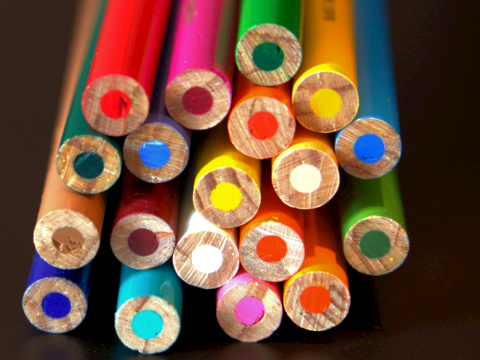
#> input picture images/pencil2_RGB.png, 480 x 360 px
$ jupyter execute 06a_colour_processing.ipynb
#> lines starting #> are read from the running program, lines starting #| are printed output that depends on the picture
## 06 - Colour Images
### Part 1 - Processing images in different colour spaces

Colour in images can be codified using different models. The most often used is the additive RGB model, in which each pixel is codified by 3 bytes, each corresponding to the amount of Red, Green and Blue light that contributes to that specific pixel.

[cell 1]
import numpy as np
import matplotlib.pyplot as plt
import matplotlib as mpl
import imageio

from scipy import ndimage

[cell 2]
img = imageio.imread("images/pencil2_RGB.png")
#> img is the input picture: shape (360, 480, 3); mean R, G, B 111.3, 77, 56.9
plt.imshow(img)

[cell 3]
# showing each channel separately
plt.figure(figsize=(15,10))
plt.subplot(131); plt.imshow(img[:,:,0], cmap="gray"); plt.title("Red")
plt.subplot(132); plt.imshow(img[:,:,1], cmap="gray"); plt.title("Green")
plt.subplot(133); plt.imshow(img[:,:,2], cmap="gray"); plt.title("Blue")

This way we can decompose the image into three matrices and process them. For example, we could increase the brighness of only RED channel

[cell 4]
# adding to R channel to process the image
img_redb = np.array(img, copy=True).astype(np.uint32)
img_redb[:,:,0] = np.clip(img_redb[:,:,0]+100, 0, 255)
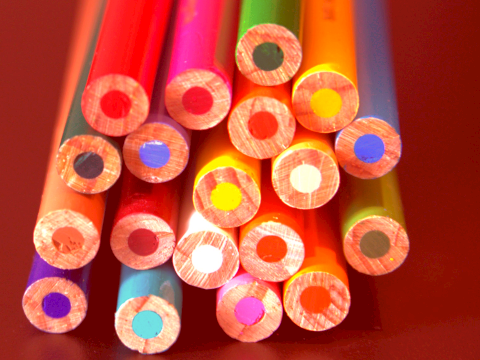
#> img_redb: shape (360, 480, 3) uint32; mean R, G, B 188.6, 77, 56.9

# adding to B channel to process the image
img_blub = np.array(img, copy=True).astype(np.uint32)
img_blub[:,:,2] = np.clip(img_blub[:,:,2]+100, 0, 255)
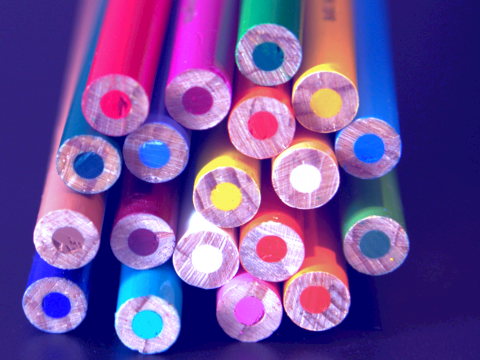
#> img_blub: shape (360, 480, 3) uint32; mean R, G, B 111.3, 77, 153.1

plt.figure(figsize=(15,10))
plt.subplot(131); plt.imshow(img); plt.title("original image")
plt.subplot(132); plt.imshow(img_redb); plt.title("adding to red channel")
plt.subplot(133); plt.imshow(img_blub); plt.title("adding to blue channel")

Colour channels may be also mixed to create effects

[cell 5]
# adding to R channel to process the image
img_colormix = np.array(img, copy=True).astype(np.uint32)
img_colormix[:,:,0] = np.clip(0.7*img[:,:,0].astype(np.uint32) + 0.3*img[:,:,2].astype(np.uint32), 0, 255)
img_colormix[:,:,1] = np.clip(0.7*img[:,:,1].astype(np.uint32) + 0.3*img[:,:,0].astype(np.uint32), 0, 255)
img_colormix[:,:,2] = np.clip(0.5*img[:,:,2].astype(np.uint32) + 0.5*img[:,:,1].astype(np.uint32), 0, 255)
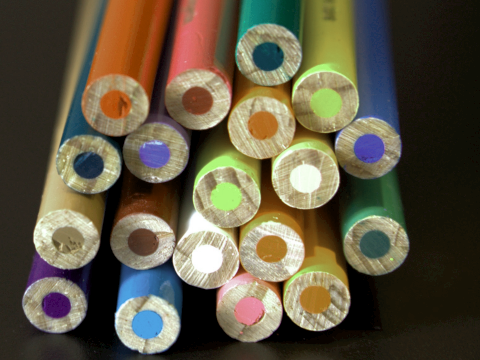
#> img_colormix: shape (360, 480, 3) uint32; mean R, G, B 94.5, 86.8, 66.7

plt.figure(figsize=(12,10))
plt.subplot(121); plt.imshow(img); plt.title("original image")
plt.subplot(122); plt.imshow(img_colormix); plt.title("mixing colours")
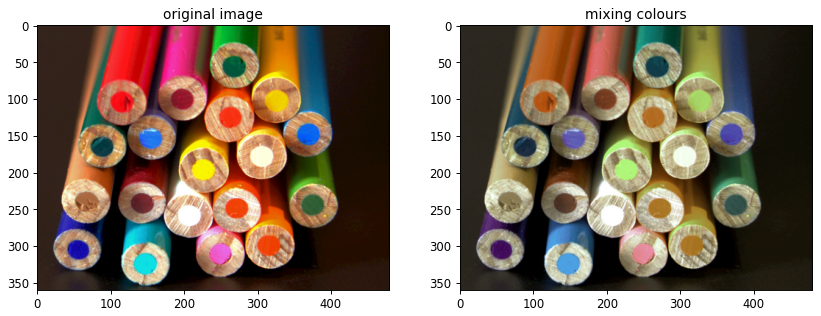
#> figure drawn by matplotlib, 2 panels

### Processing colour images

In order to process colour images, for example enhance them, we could repeat the process in all channels individually.
However, this may have undersired effects, creating the colours to be unbalanced.

[cell 6]
def gamma_enhancement(img, gamma):
    R = 255.0
    return (R * np.power(img.astype(np.uint32) / R, gamma)).astype(np.uint8)

[cell 7]
img1 = imageio.imread("images/dog_linear.jpg") # mountain.jpg
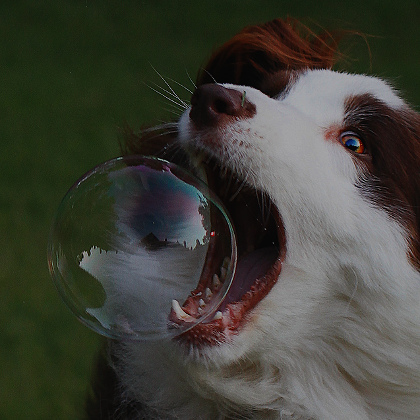
#> input picture images/dog_linear.jpg, 420 x 420 px
#> img1 is the input picture: shape (420, 420, 3); mean R, G, B 63.7, 64.6, 55.8
img2 = imageio.imread("images/dog.jpg")
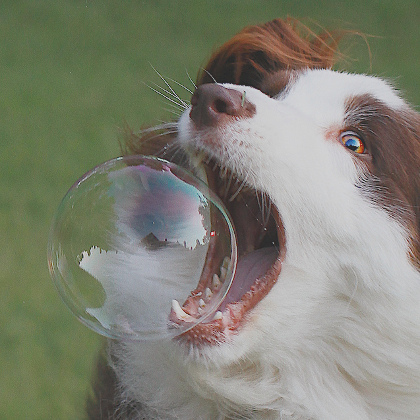
#> input picture images/dog.jpg, 420 x 420 px
#> img2 is the input picture: shape (420, 420, 3); mean R, G, B 128.5, 129.9, 115.8
plt.figure(figsize=(8,8))
plt.subplot(221); plt.imshow(img1); plt.axis('off'); plt.title('Linear RGB')
plt.subplot(222); plt.imshow(img2); plt.axis('off'); plt.title('sRGB')
plt.subplot(223); plt.imshow(gamma_enhancement(img1, 1/2.2)); plt.axis('off'); plt.title('gamma-adjusted RGB')
plt.subplot(224); plt.imshow(gamma_enhancement(img2, 2.2)); plt.axis('off'); plt.title('linearized sRGB')
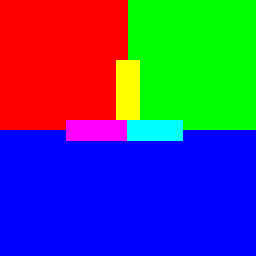
#> input picture images/colors2.png, 256 x 256 px
#> further down, img_colors is the input picture: shape (256, 256, 3); mean R, G, B 70.1, 70, 130.1

This is because performing operations directly on sRGB may not match real-world color perception. Most images are written in sRGB for compatibility.

Other color systems can be used
* HSV
* Lab
* ...

[cell 8]
def gaussian_rgb(img, sigma=2):
#> called with sigma = 4
    img_colors = np.array(img, copy=True).astype(np.uint32)
    img_colors[:,:,0] = ndimage.gaussian_filter(img_colors[:,:,0].astype(np.uint32),sigma=sigma)
    img_colors[:,:,1] = ndimage.gaussian_filter(img_colors[:,:,1].astype(np.uint32),sigma=sigma)
    img_colors[:,:,2] = ndimage.gaussian_filter(img_colors[:,:,2].astype(np.uint32),sigma=sigma)
    return img_colors.astype(np.uint8)
#> returned value: shape (256, 256, 3)

def gaussian_srgb(img, sigma=2):
#> called with sigma = 4
    img_colors = np.array(img, copy=True).astype(np.uint32)**2.2
    img_colors[:,:,0] = ndimage.gaussian_filter(img_colors[:,:,0].astype(np.uint32),sigma=sigma)
    img_colors[:,:,1] = ndimage.gaussian_filter(img_colors[:,:,1].astype(np.uint32),sigma=sigma)
    img_colors[:,:,2] = ndimage.gaussian_filter(img_colors[:,:,2].astype(np.uint32),sigma=sigma)
    img_colors = img_colors**(1/2.2)
    return img_colors.astype(np.uint8)

[cell 9]
img_colors = imageio.imread("images/colors2.png")

img_c1 = gaussian_rgb(img_colors, sigma=4)
img_c2 = gaussian_srgb(img_colors, sigma=4)

plt.figure(figsize=(8,8))
plt.subplot(221); plt.imshow(img_colors); plt.axis('off')
plt.subplot(223); plt.imshow(img_c1); plt.axis('off'); plt.title('sRGB')
plt.subplot(224); plt.imshow(img_c2); plt.axis('off'); plt.title('RGB')

### Processing images in alternative colour systems

For example HSV decomposes the chromatic component, or Hue (H), the saturation of each color (S) and the value (V) which is the illumination component. Therefore, we may process only the channel we are interested.

Let us show each channel (H - S - V) separately for inspection.

[cell 10]
img_hsv = mpl.colors.rgb_to_hsv(img2)
#> img_hsv: shape (420, 420, 3) float32; mean of channels 0, 1, 2 0.3, 0.2, 135.4
plt.figure(figsize=(15,10))
plt.subplot(131); plt.imshow(img_hsv[:,:,0], cmap="hsv"); plt.title("Hue");
plt.subplot(132); plt.imshow(img_hsv[:,:,1], cmap="gray"); plt.title("Saturation")
plt.subplot(133); plt.imshow(img_hsv[:,:,2], cmap="gray"); plt.title("Value")
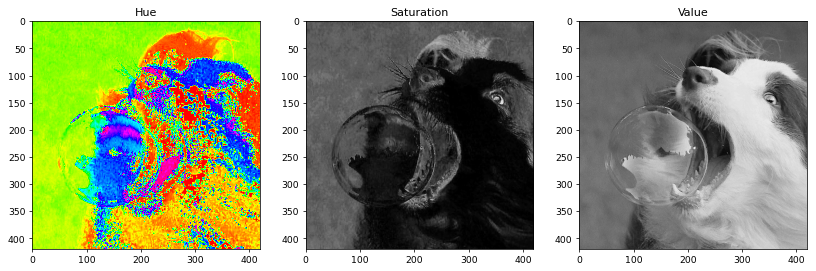
#> figure drawn by matplotlib, 3 panels

[cell 11]
# applies sigmoidal contrast enhancement to all pixels equally
def contrast(img, k=0.035):
#> called with k = 0.035
    return (255/(1+np.exp(-k*(img.astype(np.int32)-127)))).astype(np.uint8)
#> returned value: shape (420, 420)

# now this function applies the contrast adjustment
# without modifying any chromatic component
def contrast_hsv(img, k=0.035):
    img_hsv = mpl.colors.rgb_to_hsv(img)
    img_hsv[:,:,2] = contrast(img_hsv[:,:,2].astype(np.uint32), k=k)
#> img_hsv: shape (420, 420, 3) float32; mean of channels 0, 1, 2 0.3, 0.2, 137.7
    return mpl.colors.hsv_to_rgb(img_hsv).astype(np.uint8)
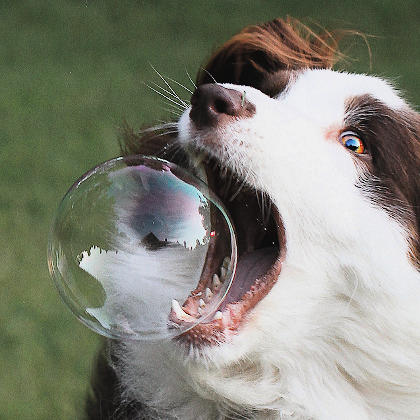
#> returned value: shape (420, 420, 3); mean of channels 0, 1, 2 131.2, 132.3, 120.1; drawn as R, G, B

[cell 12]
img_c_hsv = contrast_hsv(img2)
img_c = contrast(img2)
#> call 2 of contrast, with k = 0.035
#> in contrast (call 2), `return (255/(1+np.exp(-k*(img.astype(np.int32)-127)))).astype(np.uint8)`:
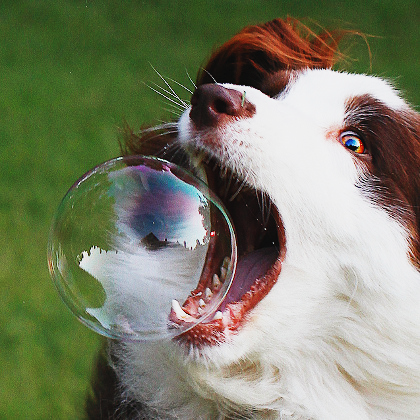
#> returned value: shape (420, 420, 3); mean of channels 0, 1, 2 125.2, 128.9, 106.2; drawn as R, G, B

plt.figure(figsize=(9,9))
plt.subplot(221); plt.imshow(img2); plt.axis('off')
plt.subplot(223); plt.imshow(img_c); plt.axis('off')
plt.subplot(224); plt.imshow(img_c_hsv); plt.axis('off')
